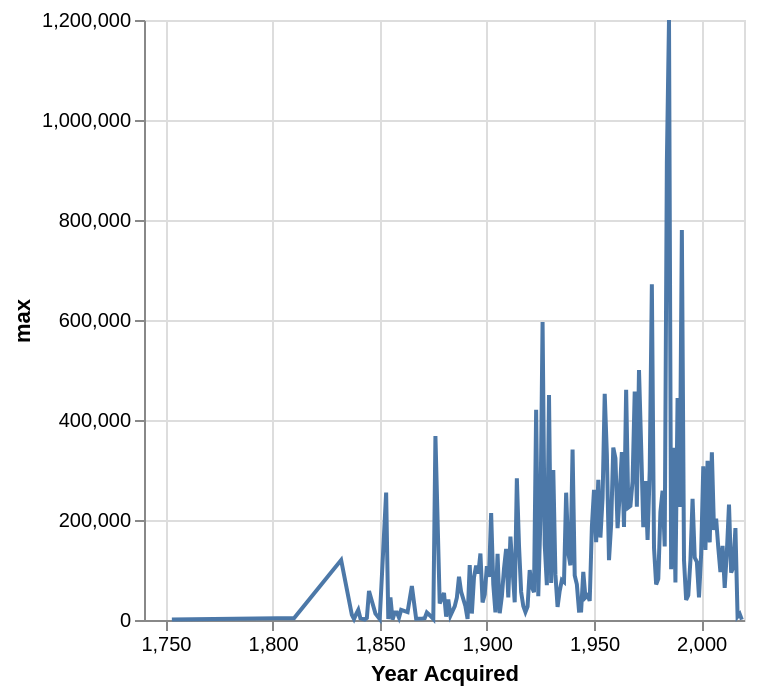

Here is the notebook cell this chart was saved with:
### Code cell
lines = alt.Chart(stats.reset_index()).mark_line().encode(
    alt.X('Year Acquired:Q'), # technically should be T for reformatted into temporal
    alt.Y('max:Q')
)
lines

### Figure 1 — Vega-Lite specification as saved in the notebook (floating-point values rounded to 4 significant figures; data arrays with more than 128 entries replaced by an {"elided": "..."} marker saying what was removed)
{"config": {"view": {"continuousWidth": 300, "continuousHeight": 300}}, "data": {"name": "data-3571398001ca33dcc4388f1397aa3da7"}, "mark": {"type": "line"}, "encoding": {"x": {"field": "Year Acquired", "type": "quantitative"}, "y": {"field": "max", "type": "quantitative"}}, "$schema": "https://vega.github.io/schema/vega-lite/v5.20.1.json", "datasets": {"data-3571398001ca33dcc4388f1397aa3da7": {"elided": "171 records"}}}
